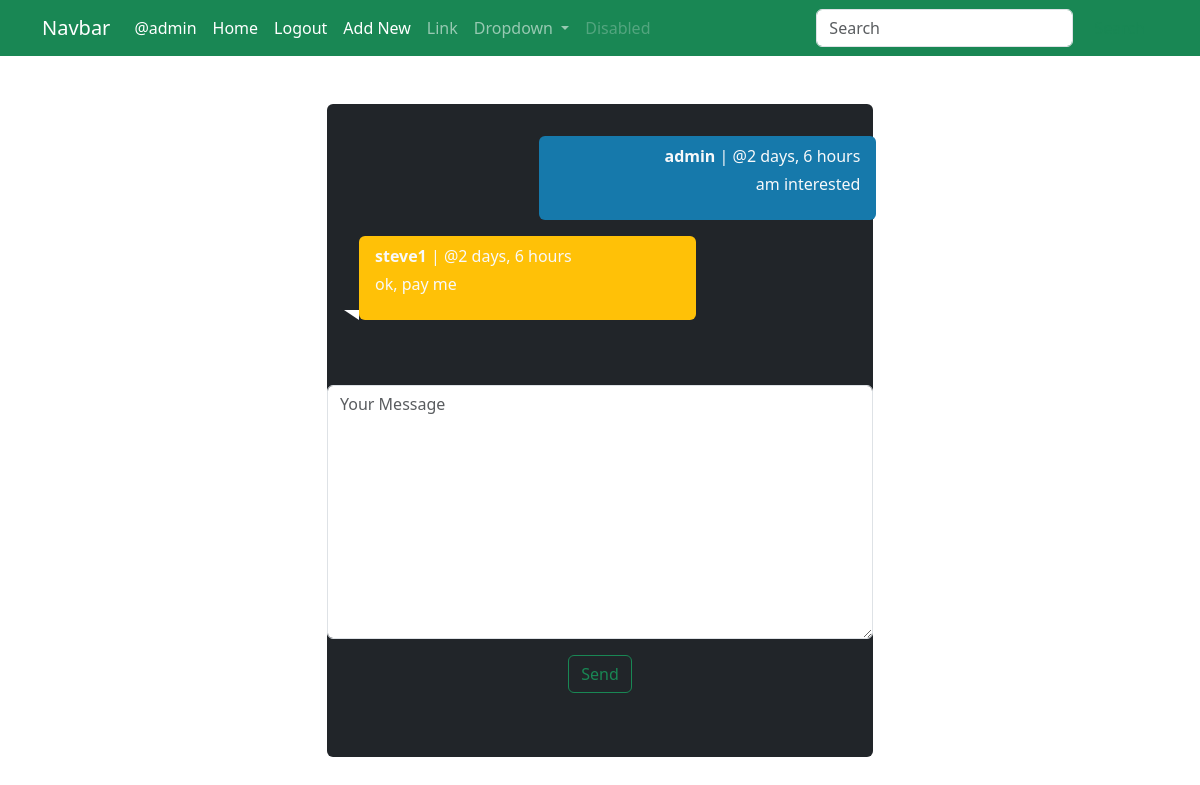
Page /conversation/detail/4/ (signed in) on the committed database.
### conversation/models.py (models this page shows)
class ConversationMessage(models.Model):
    conversation = models.ForeignKey(Conversation, related_name="messages", on_delete=models.CASCADE)
    content = models.TextField()
    created_by = models.ForeignKey(User, related_name="messages", on_delete=models.CASCADE)
    created_at = models.DateTimeField(auto_now_add=True)
    modified_at = models.DateTimeField(auto_now=True)

### conversation/views.py (the view)
# urls.py: path("detail/<int:pk>/", views.detail_inbox, name="detail"),
def detail_inbox(request, pk):
    conversation = Conversation.objects.filter(members__in=[request.user.id]).get(pk=pk)
    if request.method == "POST":
        form = ConversationMessageForm(request.POST)
        if form.is_valid():
            conversation_msg = form.save(commit=False)
            conversation_msg.conversation = conversation
            conversation_msg.created_by = request.user
            conversation_msg.save()
            conversation.save()
            return redirect("conversation:detail", pk=pk)
    else:
        form = ConversationMessageForm()
    context = {"form": form,"conversation": conversation}
    return render(request, "conversation/detail.html", context)

### conversation/forms.py
class ConversationMessageForm(forms.ModelForm):
    class Meta:
        model = ConversationMessage
        fields = ["content"]
        widgets = {"content": forms.Textarea(attrs={"class": "form-control","placeholder": "Your Message"})}

### templates/conversation/detail.html (shortened to what this page needs)
{% extends "core/base.html" %}
    {% block content %}
    <div class="container mt-4">
        <div class="col-lg-6 mx-auto space-y-6">
            <div class="bg-dark rounded mx-auto my-5 py-3">
                <div class="p-3 d-flex ">
                    <div class="px-3 container-fluid">
                        {% for message in conversation.messages.all %}
                            {% if message.created_by == request.user %}
                              <div class="message-container text-end text-light rounded py-2 px-3 mb-3"
                                     style="background-color: #1679AB; left:180px;">
                                    <p class="mb-1"><strong>{{ message.created_by.username }}</strong> | @{{ message.created_at|timesince }}</p>
                                    <p>{{ message.content }}</p>
                                </div>
                            {% else %}
                              <div class="message-container text-start bg-warning text-light rounded py-2 px-3 mb-3">
                                    <p class="mb-1"><strong>{{ message.created_by.username }}</strong> | @{{ message.created_at|timesince }}</p>
                                    <p>{{ message.content }}</p>
                                </div>
                            {% endif %}
                        {% endfor %}
                    </div>
                </div>
                <hr>
                    <div style="text-align:center" class="mb-5">
                        <form action="" method="POST">
                        <div class="mb-3">
                            {{ form.content }}
                        </div>
                        <button class="btn btn-outline-success">Send</button>
                        </form>
                    </div>
            </div>
        </div>
    </div>
    {% endblock content %}

### templates/core/base.html (shortened to what this page needs)
{% load static %}
<!doctype html>
<html lang="en">
  <head>
    <link href="https://cdn.jsdelivr.net/npm/bootstrap@5.3.3/dist/css/bootstrap.min.css" rel="stylesheet">
    <link rel="stylesheet" href="{% static 'css/styles.css' %}">
  </head>
  <body>
    <nav class="navbar navbar-expand-lg bg-success navbar-dark">
      <div class="container-fluid container">
        <a class="navbar-brand" href="#">Navbar</a>
        <div class="collapse navbar-collapse" id="navbarSupportedContent">
          <ul class="navbar-nav me-auto mb-2 mb-lg-0">
            <li class="nav-item">
              {% if request.user.is_authenticated %}
            <li class="nav-item">
              <a class="nav-link active">@{{request.user}}</a>
            </li>
            <li>
              <a class="nav-link active"  href="{% url 'core:home' %}">Home</a>
            </li>
            <li>
              <a class="nav-link active" href="{% url 'core:logout' %}">Logout</a>
            </li>
            <li>
              <a class="nav-link active" href="{% url 'core:new_item' %}">Add New</a>
            </li>
            {% endif %}
            <li class="nav-item">
              <a class="nav-link" href="#">Link</a>
            </li>
            <li class="nav-item dropdown">
              <a class="nav-link dropdown-toggle" href="#" role="button" data-bs-toggle="dropdown" aria-expanded="false">
                Dropdown
              </a>
            </li>
            <li class="nav-item">
              <a class="nav-link disabled" aria-disabled="true">Disabled</a>
            </li>
          </ul>
          <form class="d-flex" role="search">
            <input class="form-control me-2" type="search" placeholder="Search" aria-label="Search">
            <button class="btn btn-outline-success" type="submit">Search</button>
          </form>
        </div>
      </div>
    </nav>
    <div class="container">
      {% block content %}
      {% endblock content %}
    </div>
  </body>
</html>

### templates/conversation/detail.html (style rules this page uses)
.message-container { max-width: 70%; position: relative; }
.message-container:before { content: ""; position: absolute; bottom: 0; border-style: solid; border-width: 10px 15px 0; border-color: #fff transparent transparent; z-index: 1; }
.message-container.text-end:before { right: 0; transform: translateX(100%); border-left-width: 0; border-right-width: 15px; }
.message-container.text-start:before { left: 0; transform: translateX(-100%); border-right-width: 0; border-left-width: 15px; }

### rows in the picture
ConversationMessage: created_by.username "admin", created_at "2 days, 6 hours", content "am interested"
ConversationMessage: created_by.username "steve1", created_at "2 days, 6 hours", content "ok, pay me"

### other values in the picture
{{ request.user }} "admin"
